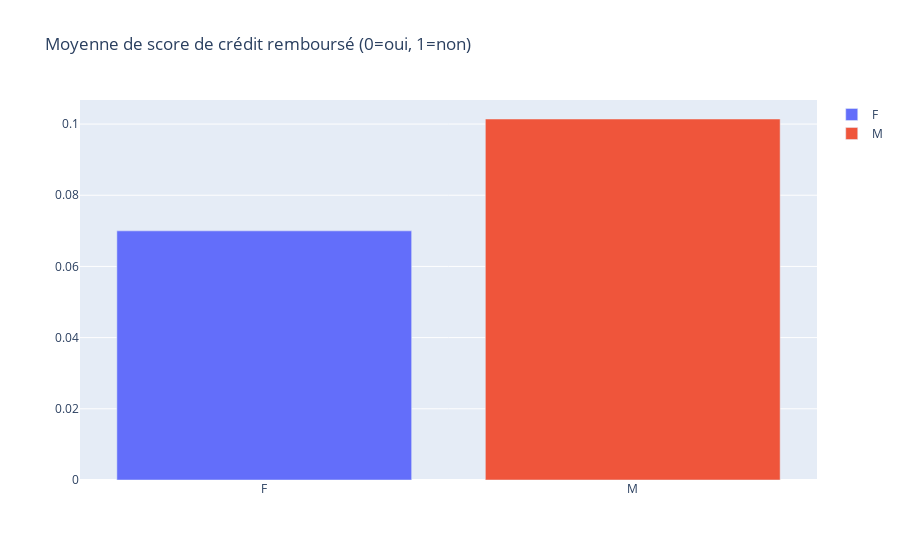

Here is the notebook cell this chart was saved with:
### Code cell
fig = go.Figure(data=[
    go.Bar(name='F', x=["F"], y=[df_sex[0]]),
    go.Bar(name='M', x=["M"], y=[df_sex[1]])
])

# Change the bar mode
fig.update_layout(barmode='group')
fig.update_layout(title="Moyenne de score de crédit remboursé (0=oui, 1=non)")
fig.show()

### Figure 1 — Plotly figure (JSON) as saved in the notebook; plotly's stock layout.template omitted (floating-point values rounded to 4 significant figures)
{"data": [{"name": "F", "type": "bar", "x": ["F"], "y": [0.06999]}, {"name": "M", "type": "bar", "x": ["M"], "y": [0.1014]}], "layout": {"barmode": "group", "title": {"text": "Moyenne de score de crédit remboursé (0=oui, 1=non)"}}}
